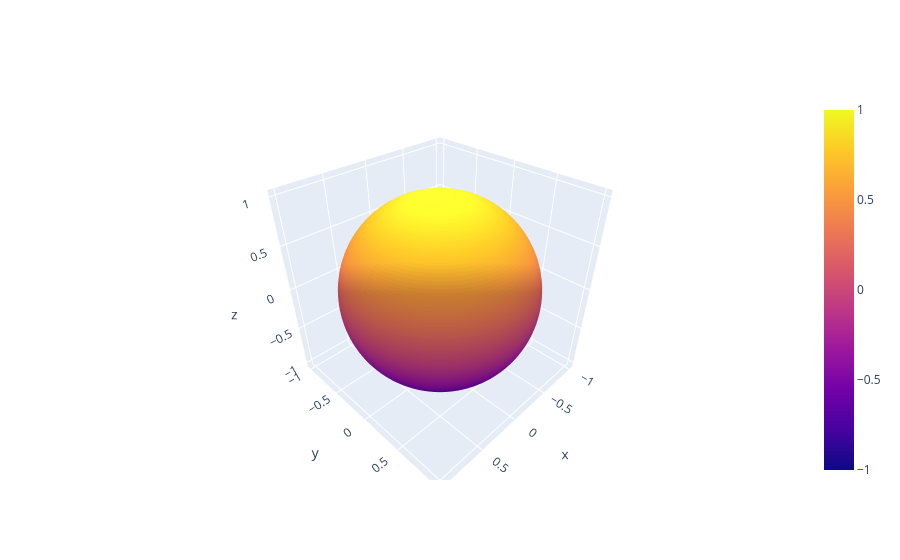

Notebook cell for this chart:
### Code cell
import plotly.graph_objects as go
import numpy as np

u = np.linspace(0, 2*np.pi, 100)
v = np.linspace(0, np.pi, 100)

x = np.outer(np.cos(u), np.sin(v))
y = np.outer(np.sin(u), np.sin(v))
z = np.outer(np.ones(np.size(u)), np.cos(v))

fig = go.Figure(
    data=[go.Surface(x=x, y=y, z=z)]
)

fig.show()

### Figure 1 — Plotly figure (JSON) as saved in the notebook; plotly's stock layout.template omitted (floating-point values rounded to 4 significant figures; data arrays with more than 128 entries replaced by an {"elided": "..."} marker saying what was removed)
{"data": [{"type": "surface", "x": {"elided": "100x100 float values"}, "y": {"elided": "100x100 float values"}, "z": {"elided": "100x100 float values"}}], "layout": {}}
